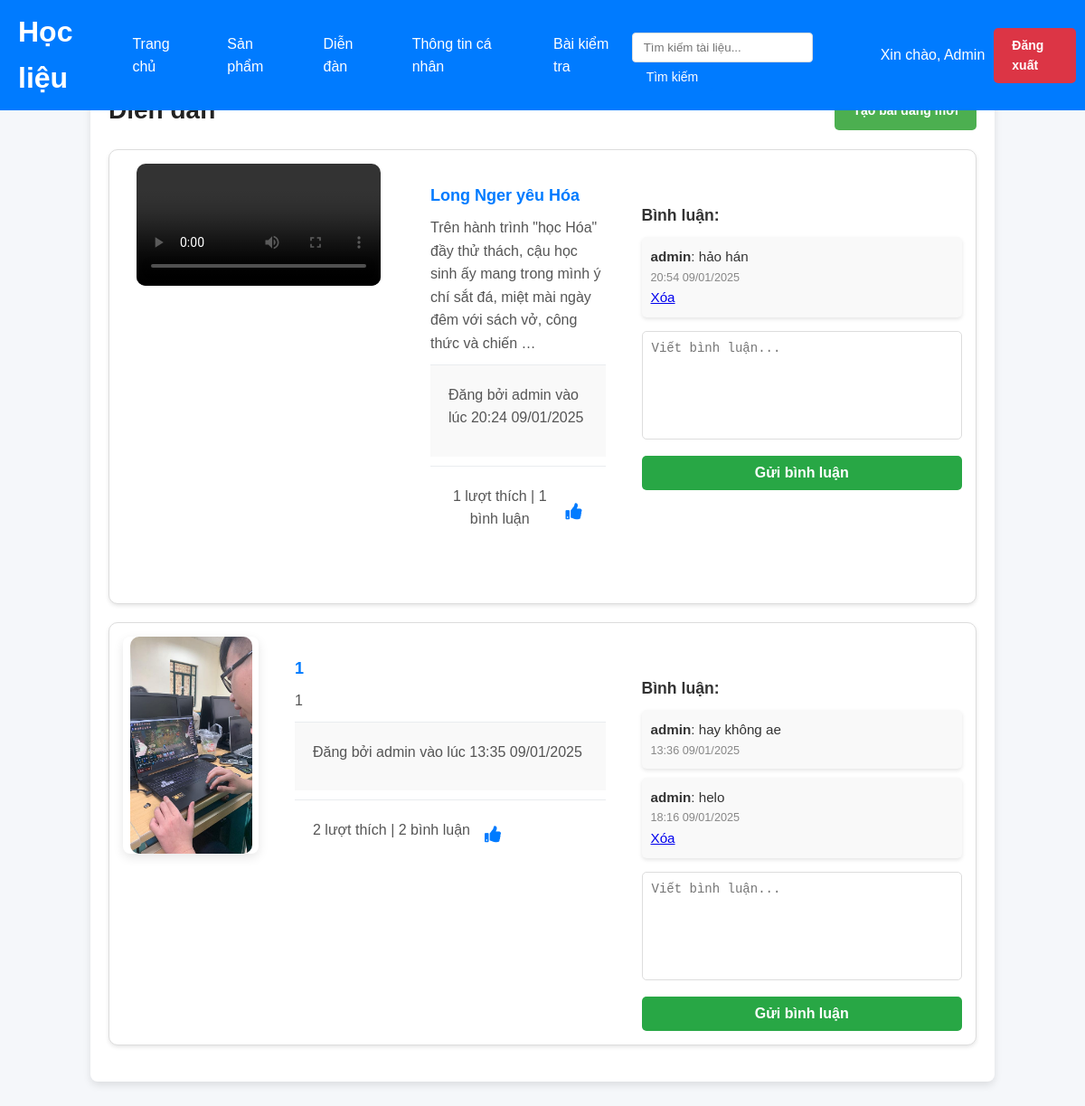
The page /forum/ (signed in) on the database its author committed.
### main/models.py (models this page shows, shortened)
class Post(models.Model):
    title = models.CharField(max_length=255)
    content = models.TextField()
    image = models.ImageField(upload_to='posts/images/', null=True, blank=True)  # Hình ảnh
    document = models.FileField(upload_to='posts/documents/', null=True, blank=True)  # Tài liệu
    video = models.FileField(upload_to='posts/videos/', null=True, blank=True)  # Video (Thêm mới)
    author = models.ForeignKey(User, on_delete=models.CASCADE, related_name='posts')
    created_at = models.DateTimeField(default=now)  # Thời gian bài viết được tạo
    updated_at = models.DateTimeField(auto_now=True)  # Thời gian bài viết được cập nhật
    likes = models.ManyToManyField(User, related_name='liked_posts', blank=True)
    def likes_count(self):
        return self.likes.count()

class Comment(models.Model):
    post = models.ForeignKey(Post, on_delete=models.CASCADE, related_name='comments')
    content = models.TextField()
    author = models.ForeignKey(User, on_delete=models.CASCADE, related_name='comments')
    created_at = models.DateTimeField(default=now)  # Thời gian bình luận được tạo
    likes = models.ManyToManyField(User, related_name='liked_comments', blank=True)

### main/views.py (the view)
# urls.py: path('forum/', views.forum_home, name='forum_home'),
def forum_home(request):
    posts = Post.objects.all().order_by('-created_at')  # Lấy danh sách bài đăng
    return render(request, 'forum_home.html', {'posts': posts})

### main/templates/forum_home.html (shortened to what this page needs)
<!DOCTYPE html>
<html lang="en">
<head>
    {% load static %}
    <link rel="stylesheet" href="{% static 'css/style.css' %}">
    <link rel="stylesheet" href="https://cdnjs.cloudflare.com/ajax/libs/font-awesome/5.15.4/css/all.min.css">
</head>
<header class="navbar">
    <div class="logo">
        <h1>Học liệu</h1>
    </div>
    <nav class="menu">
        <a href="{% url 'home' %}">Trang chủ</a>
        <a href="{% url 'product_list' %}" id="productLink">Sản phẩm</a>
        <a href="{% url 'forum_home' %}">Diễn đàn</a>
        <a href="{% url 'profile_view' %}">Thông tin cá nhân</a>
        <a href="#">Bài kiểm tra</a>
    </nav>
    <div class="search-bar">
        <form method="get" action="#results">
            <input type="search" name="query" id="searchInput" placeholder="Tìm kiếm tài liệu..." required />
            <button type="submit" id="searchButton">Tìm kiếm</button>
        </form>
    </div>
    <div class="auth-buttons">
        {% if user.is_authenticated %}
            {% if request.session.is_admin %}
                <span>Xin chào, Admin</span>
            {% else %}
                <span>Xin chào, {{ request.session.display_name }}</span>
            {% endif %}
            <a href="{% url 'logout' %}" class="btn-logout">Đăng xuất</a>
        {% else %}
            <a href="{% url 'login' %}" class="btn-login">Đăng nhập</a>
        {% endif %}
    </div>
</header>
<body>
    <div class="forum-container">
        <header class="forum-header">
            <h1>Diễn đàn</h1>
            <a href="{% url 'create_post' %}" class="btn btn-success">Tạo bài đăng mới</a>
        </header>
        <section class="posts-section">
            <ul class="posts-list">
                {% for post in posts %}
                    <li class="post-item">
                        {% if post.image %}
                        <div class="post-image">
                            <img src="{{ post.image.url }}" alt="Hình ảnh bài đăng">
                        </div>
                        {% elif post.video %}
                        <div class="post-video">
                            <video controls>
                                <source src="{{ post.video.url }}" type="video/mp4">
                            </video>
                        </div>
                        {% endif %}
                        <div class="post-content">
                            <h2><a href="{% url 'post_detail' post.id %}">{{ post.title }}</a></h2>
                            <p>{{ post.content|truncatewords:30 }}</p>
                            <div class="post-metadata">
                                <p>Đăng bởi {% if post.author.is_staff %}admin{% else %}{{ request.session.display_name }}{% endif %} vào lúc {{ post.created_at|date:"H:i d/m/Y" }}</p>
                            </div>
                            <div class="post-actions">
                                <p><span id="post-likes-count-{{ post.id }}">{{ post.likes_count }} lượt thích</span> | {{ post.comments.count }} bình luận</p>
                                <button class="like-post-btn" data-post-id="{{ post.id }}">
                                    <i class="fas fa-thumbs-up"></i>
                                </button>
                            </div>
                        </div>
                        <div class="post-comments">
                            <h4>Bình luận:</h4>
                            <ul class="comment-list" id="comments-list-{{ post.id }}">
                                {% for comment in post.comments.all %}
                                    <li class="comment-item">
                                        <p><strong>{% if comment.author.is_staff %}admin{% else %}{{ request.session.display_name }}{% endif %}</strong>: {{ comment.content }}</p>
                                        <small>{{ comment.created_at|date:"H:i d/m/Y" }}</small>
                                        {% if comment.author == user or user.profile.is_admin %}
                                        <a href="{% url 'delete_comment' comment.id %}" class="btn btn-sm btn-danger">Xóa</a>
                                        {% endif %}
                                    </li>
                                {% endfor %}
                            </ul>
                            <form method="post" class="comment-form" data-post-id="{{ post.id }}">
                                <textarea name="content" placeholder="Viết bình luận..." required></textarea>
                                <button type="submit" class="btn btn-submit">Gửi bình luận</button>
                            </form>
                        </div>
                    </li>
                {% endfor %}
            </ul>
        </section>
    </div>
</body>
</html>

### main/templates/forum_home.html (style rules this page uses)
.post-item { display: flex; flex-wrap: wrap; margin-bottom: 20px; padding: 15px; border: 1px solid #ddd; border-radius: 10px; background-color: #fff; box-shadow: 0 2px 4px rgba(0, 0, 0, 0.1); }
.post-image img, .post-video video { display: block; margin: 0 auto; max-width: 90%; height: auto; border-radius: 10px; }
.post-content, .post-media { flex: 1 1 100%; margin-bottom: 15px; }
@media (min-width: 768px) { .post-content { flex: 1; } }
.post-content h2 { margin: 0 0 10px; font-size: 1.25rem; line-height: 1.4; }
.post-content p { margin: 0 0 10px; font-size: 1rem; line-height: 1.6; color: #555; }
.post-metadata { font-size: 0.9rem; color: #777; }
.post-actions { margin-top: 10px; }
.post-comments { margin-top: 20px; }
.post-comments h4 { margin-bottom: 10px; font-size: 1.1rem; }
.comment-list { list-style: none; padding: 0; margin: 0; }
.comment-item { margin-bottom: 10px; font-size: 0.95rem; }
.comment-item p { margin: 0; }
.comment-item small { display: block; color: #888; }
.comment-form { margin-top: 15px; }
.comment-form textarea { width: 100%; padding: 10px; border: 1px solid #ddd; border-radius: 5px; font-size: 1rem; margin-bottom: 10px; }
.comment-form button { background-color: #28a745; color: #fff; padding: 10px 20px; border: none; border-radius: 5px; font-size: 1rem; cursor: pointer; }

### rows shown on the page
Post: title "Long Nger yêu Hóa", content "Trên hành trình \"học Hóa\" đầy thử thách, cậu học sinh ấy mang trong mình ý chí sắt đá, miệt mài ngày đêm với sách vở, công thức và chiến …", shows "admin", created_at "20:24 09/01/2025", likes_count "1", comments.count "1"
Comment: shows "admin", content "hảo hán", created_at "20:54 09/01/2025", shows "Xóa"
Post: image (picture), title "1", content "1", session.display_name "admin", created_at "13:35 09/01/2025", likes_count "2", comments.count "2"
Comment: session.display_name "admin", content "hay không ae", created_at "13:36 09/01/2025"
Comment: shows "admin", content "helo", created_at "18:16 09/01/2025", shows "Xóa"
